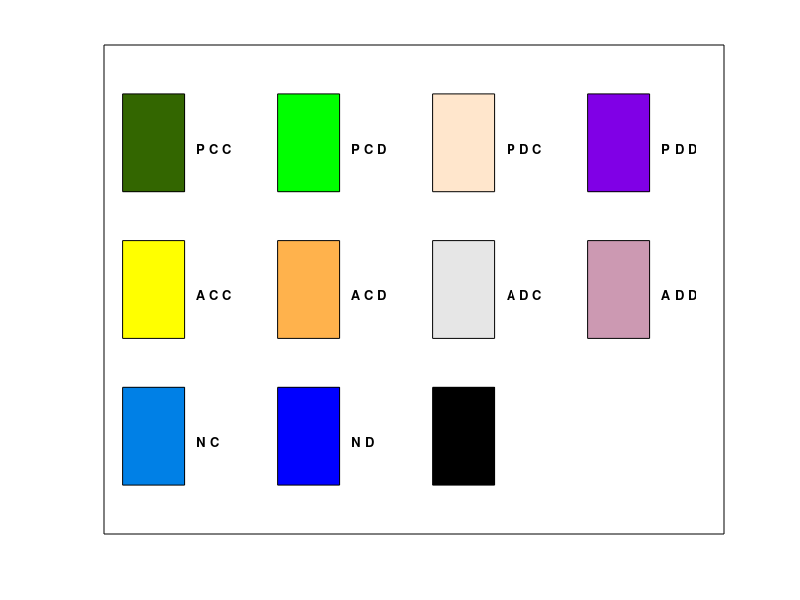

This figure's MATLAB source: (Note: this script raises an error after producing the figure.)


function plot_legend


h=figure(1);
set(h(1),'WindowStyle','normal');
set(h(1),'Position',[1 1 700 700]);
set(h(1),'PaperPosition',[0 0 15 15]);
clf reset;


subplot(1,1,1); axis off;
h=rectangle('Position',[0 0 1 1]);
box
%set(h(1),'FaceColor',[1 1 1]);
hold all;

for k=1:4
    [colorS,binS]=Scolor(k);
    h=rectangle('Position',[0.03+(k-1)*0.25 0.7  0.1 0.2]);
    set(h(1),'FaceColor',colorS);
    text(0.15+(k-1)*0.25, 0.79,['\fontsize{13}' binS]);
end
for k=5:8
    [colorS,binS]=Scolor(k);
    h=rectangle('Position',[0.03+(k-5)*0.25 0.4  0.1 0.2]);
    set(h(1),'FaceColor',colorS);
    text(0.15+(k-5)*0.25, 0.49,['\fontsize{13}' binS]);
end
for k=9:10
    [colorS,binS]=Scolor(k);
    h=rectangle('Position',[0.03+(k-9)*0.25 0.1  0.1 0.2]);
    set(h(1),'FaceColor',colorS);
    text(0.15+(k-9)*0.25, 0.19,['\fontsize{13}' binS]);
end

    h=patch([0.03+(11-9)*0.25 0.03+(11-9)*0.25+0.1 0.03+(11-9)*0.25+0.1 0.03+(11-9)*0.25], [0.1 0.1 0.1+0.2 0.1+0.2 ], [0 0 0]);
    hatchfill(h,'speckle',50,0.3)
    text(0.15+(11-9)*0.25, 0.19,['\fontsize{13}' '\bf{Ap}']);
    h=patch([0.03+(12-9)*0.25 0.03+(12-9)*0.25+0.1 0.03+(12-9)*0.25+0.1 0.03+(12-9)*0.25], [0.1 0.1 0.1+0.2 0.1+0.2 ], [0 0 0]);
    text(0.15+(12-9)*0.25, 0.19,['\fontsize{13}' '\bf{N-Ap}']);
    rectangle('Position',[0.52 0.06 0.47 0.28]);


clear;

end


function [colorS,binS]=Scolor(k)

switch k
    case 1
        colorS=[0.2 0.4 0];
        binS='\bf{P C C}';
    case 2
        colorS=[0 1 0];
        binS='\bf{P C D}';
    case 3
        colorS=[1 0.9 0.8];
        binS='\bf{P D C}';
    case 4
        colorS=[0.5 0 0.9];
        binS='\bf{P D D}';
    case 5
        colorS=[1 1 0];
        binS='\bf{A C C}';
    case 6
        colorS=[1 0.7 0.3];
        binS='\bf{A C D}';
    case 7
        colorS=[0.9 0.9 0.9];
        binS='\bf{A D C}';
    case 8
        colorS=[0.8 0.6 0.7];
        binS='\bf{A D D}';
    case 9
        colorS=[0 0.5 0.9];
        binS='\bf{N C}';
    case 10
        colorS=[0 0 1];
        binS='\bf{N D}';
        
        
%    case 11
%        colorS=[1 0.8 1];
%        binS='\bf{1010}';
%    case 12
%        colorS=[0.6 0.5 0.4];
%        binS='\bf{1011}';
%    case 13
%        colorS=[0 0.8 1];
%        binS='\bf{1100}';
%    case 14
%        colorS=[0.6 0.2 0];
%        binS='\bf{1101}';
%    case 15
%        colorS=[0.78 0.12 0.04 ];
%        binS='\bf{1110}';
%    case 16
%        colorS=[1 0 0];
%        binS='\bf{1111}';       
end 

end

